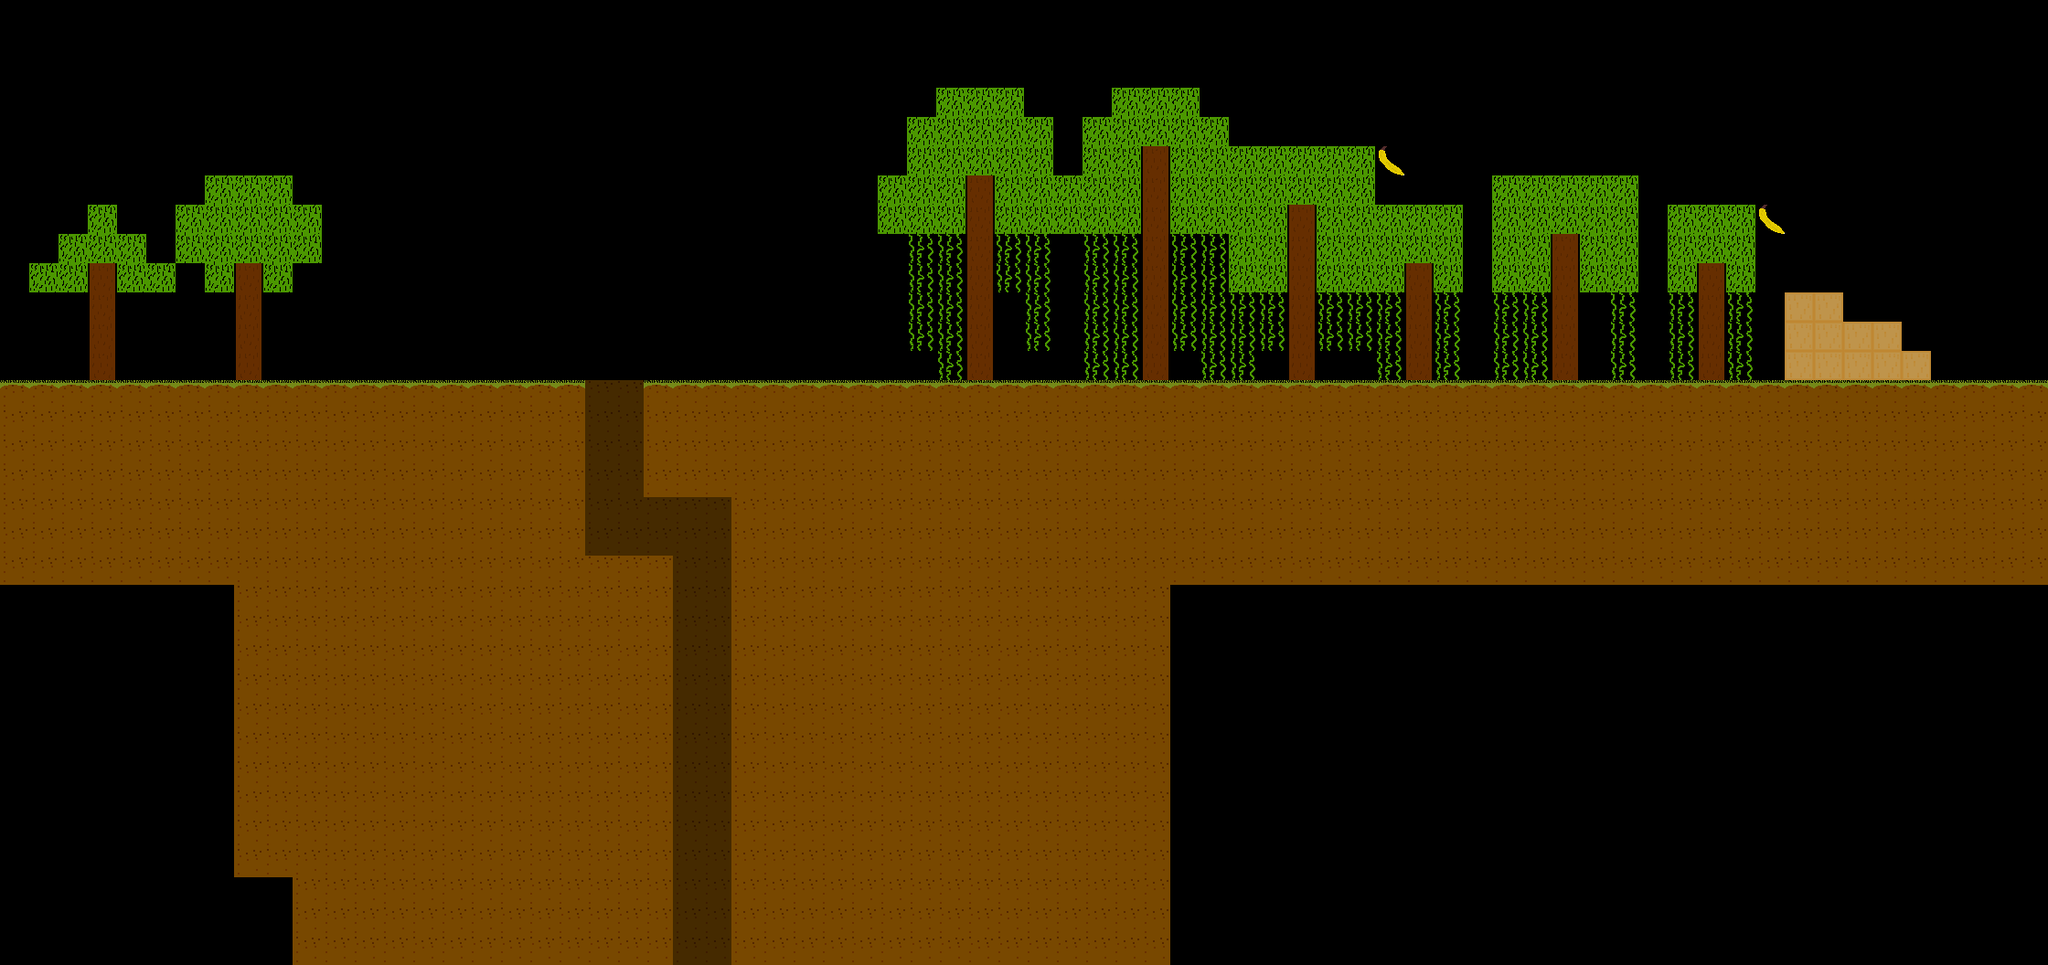

This game map was drawn from its Tiled (.tmx) file and the tilesets committed beside it. A one-line description and the trimmed map source follow:
An orthogonal 70x33 tile map with 32x32 px tiles, 2 tile layers (background, collide).

<map version="1.0" orientation="orthogonal" width="70" height="33" tilewidth="32" tileheight="32">
 <tileset firstgid="1" name="tilemap" tilewidth="32" tileheight="32">
  <image source="../gfx/tilemap.png" width="320" height="64" />
 </tileset>
 <layer name="background" width="70" height="33">
  <data>[2310 cells, 174 non-empty, 3 distinct tile ids]</data>
 </layer>
 <layer name="collide" width="70" height="33">
  <data>[2310 cells, 973 non-empty, 7 distinct tile ids]</data>
 </layer>
</map>
